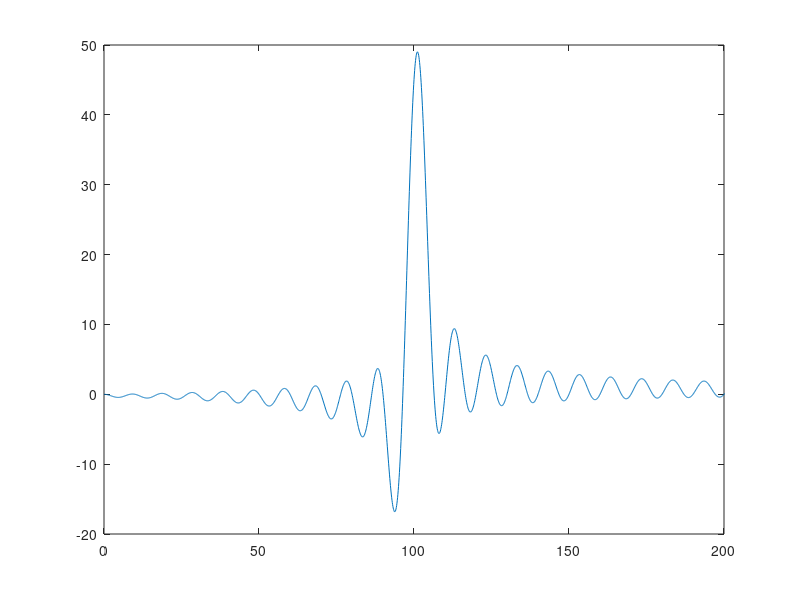
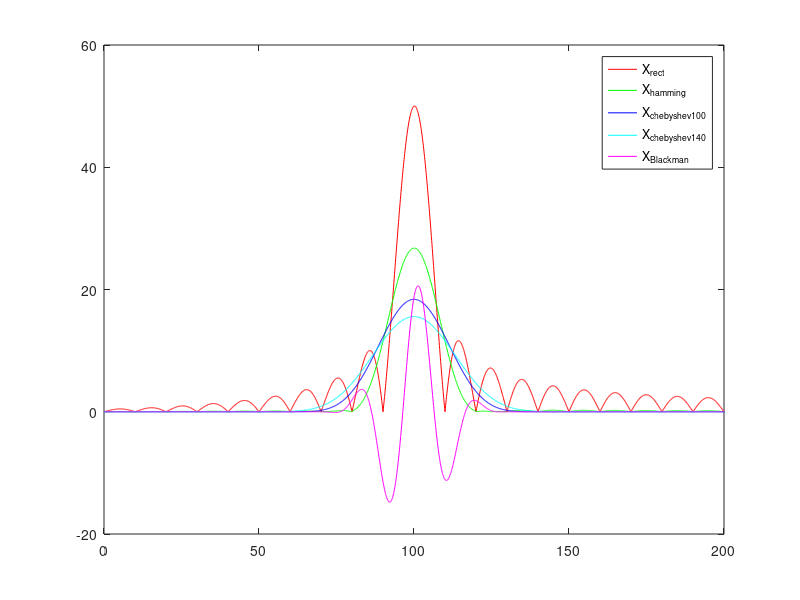
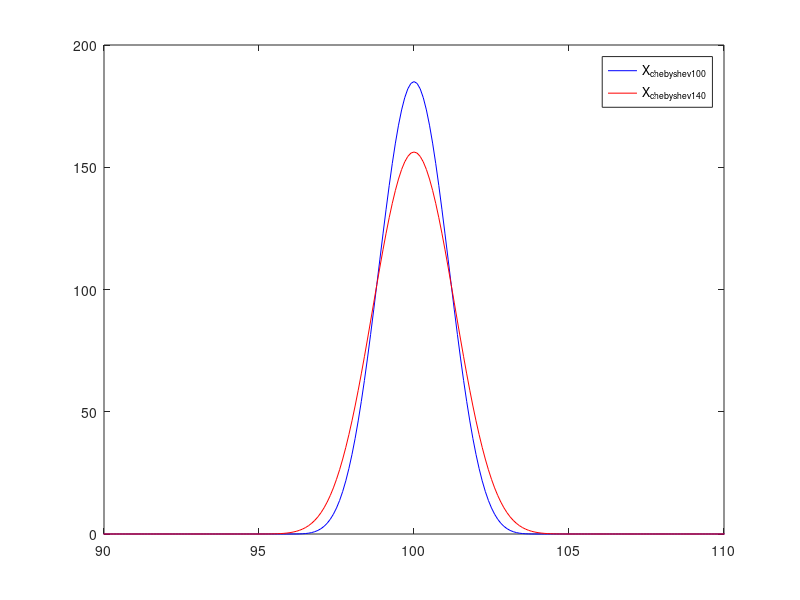

Source code (MATLAB) for these figures, in order:
%% DtFT
clear all; close all; clc;

N = 100;
n = 0:N-1;
k = 0:N-1;

A1 = 1;   A2 = 0.0001;              % Amplitude
f1 = 100;   f2 = 125;               % Frequency
fi1 = pi/7; fi2 = pi/11;            % Phase shift
fs = 1000;  t = 0:1/fs:(N-1)/fs;    % Sampling freq. and time vector

x = A1*cos(2*pi*f1*t + fi1) + A2*cos(2*pi*f2*t + fi2);  % Signal

f = 0:0.1:500;
X = sum(x'.*exp(-j*2*pi/fs*n'*f)); % Spectrum

figure; plot(f, X); xlim([0 200]);


%% Window

% Init. windows
window_rect = boxcar(N)';
window_hamming = hamming(N)';
window_chebyshev100 = chebwin(N, 100)';
window_chebyshev140 = chebwin(N, 140)';
window_blackman = blackman(N)';

% Filter signals
x_rect = x .* window_rect;
x_hamming = x .* window_hamming;
x_chebyshev100 = x .* window_chebyshev100;
x_chebyshev140 = x .* window_chebyshev140;
x_blackman = x .* window_blackman;

% Spectrum of filtered signals
X_rect = sum(x_rect'.*exp(-j*2*pi/fs*n'*f));
X_hamming = sum(x_hamming'.*exp(-j*2*pi/fs*n'*f));
X_chebyshev100 = sum(x_chebyshev100'.*exp(-j*2*pi/fs*n'*f));
X_chebyshev140 = sum(x_chebyshev140'.*exp(-j*2*pi/fs*n'*f));
X_blackman = sum(x_blackman'.*exp(-j*2*pi/fs*n'*f));

% Plot filtered signals
figure;
subplot(2,5,1); plot(t, x_rect, 'b-', t, window_rect, 'r-'); title('Rectangular window');
subplot(2,5,2); plot(t, x_hamming, 'b-', t, window_hamming, 'r-'); title('Hamming window');
subplot(2,5,3); plot(t, x_chebyshev100, 'b-', t, window_chebyshev100, 'r-'); title('Chebyshev window 100 dB');
subplot(2,5,4); plot(t, x_chebyshev140, 'b-', t, window_chebyshev140, 'r-'); title('Chebyshev window 140 dB');
subplot(2,5,5); plot(t, x_blackman, 'b-', t, window_blackman, 'r-'); title('Blackman window');

% Plot spectrum of filtered signals
subplot(2,5,6); plot(f, X_rect); xlim([0 200]);
subplot(2,5,7); plot(f, X_hamming); xlim([0 200]);
subplot(2,5,8); plot(f, X_chebyshev100); xlim([0 200]);
subplot(2,5,9); plot(f, X_chebyshev140); xlim([0 200]);
subplot(2,5,10); plot(f, X_blackman); xlim([0 200]); pause;

% Plot all spectrums
clf;
plot(f, abs(X_rect), 'r-', f, abs(X_hamming), 'g-', f, abs(X_chebyshev100), 'b-', f, abs(X_chebyshev140), 'c-', f, X_blackman, 'm-');
legend('X_{rect}', 'X_{hamming}', 'X_{chebyshev100}', 'X_{chebyshev140}', 'X_{Blackman}');
xlim([0 200]);


%% Change samples number

N = 1000;
n = 0:N-1;
k = 0:N-1;
t = 0:1/fs:(N-1)/fs;
x = A1*cos(2*pi*f1*t + fi1) + A2*cos(2*pi*f2*t + fi2);
window_chebyshev100 = chebwin(N, 100)';
window_chebyshev140 = chebwin(N, 140)';
x_chebyshev100 = x .* window_chebyshev100;
x_chebyshev140 = x .* window_chebyshev140;
X_chebyshev100 = sum(x_chebyshev100'.*exp(-j*2*pi/fs*n'*f));
X_chebyshev140 = sum(x_chebyshev140'.*exp(-j*2*pi/fs*n'*f));

figure;
plot(f, abs(X_chebyshev100), 'b-', f, abs(X_chebyshev140), 'r-');
legend('X_{chebyshev100}', 'X_{chebyshev140}');
xlim([90 110]);